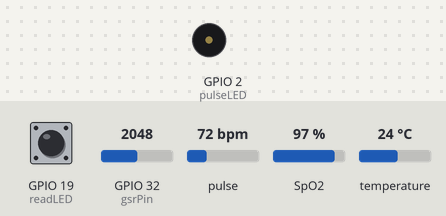
This sketch was run on a simulated ESP32. Shown: buzzer (waves = sounding). Inputs (shaded band) come from the test bench; at power-on: GPIO 19 (readLED) HIGH, GPIO 32 (gsrPin) = 2048, pulse 72 bpm, SpO2 97 %, temperature 24 °C. WiFi joins after 1.5 s; servers stay silent unless stated; what the sketch prints to the serial monitor is not drawn.

Above: at 1.6 s.
At 2.8 s:
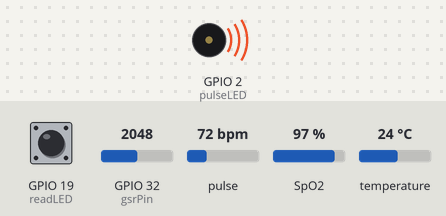
Timing chart, 0 to 6.8 s (numbered marks = the images above):
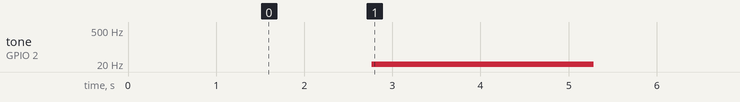

Measured:
- by itself, tone on GPIO 2 (pulseLED): silent → 6 Hz at 2.8 s, → 1 Hz 0.84 s later, → silent 1.7 s later

The sketch:

stress.ino
```cpp
#include <Wire.h>
#include "MAX30105.h"
#include "spo2_algorithm.h"
#include "heartRate.h"

MAX30105 particleSensor;

#define MAX_BRIGHTNESS 255

uint32_t irBuffer[100]; //infrared LED sensor data
uint32_t redBuffer[100];  //red LED sensor data

#define REPORTING_PERIOD_MS 1000 // frequency of updates sent to blynk app in ms

uint32_t tsLastReport = 0;  //stores the time the last update was sent to the blynk app

int32_t bufferLength; //data length
int32_t spo2; //SPO2 value
int8_t validSPO2; //indicator to show if the SPO2 calculation is valid
int32_t heartRate; //heart rate value calcualated as per Maxim's algorithm
int8_t validHeartRate; //indicator to show if the heart rate calculation is valid

byte pulseLED = 2; //onboard led on esp32 nodemcu
byte readLED = 19; //Blinks with each data read

long lastBeat = 0; //Time at which the last beat occurred

float beatsPerMinute; //stores the BPM as per custom algorithm
int beatAvg = 0, sp02Avg = 0; //stores the average BPM and SPO2
float ledBlinkFreq; //stores the frequency to blink the pulseLED

bool isFinger = false;

//Water level sensor
#define gsrPin 32
int gsrValue = 0;

//Firebase
#include <Arduino.h>
#include <WiFi.h>
#include <Firebase_ESP_Client.h>
// Provide the token generation process info.
#include <addons/TokenHelper.h>
// Provide the RTDB payload printing info and other helper functions.
#include <addons/RTDBHelper.h>
/* 1. Define the WiFi credentials */
#define WIFI_SSID "Autobonics_4G"
#define WIFI_PASSWORD "autobonics@27"
// For the following credentials, see examples/Authentications/SignInAsUser/EmailPassword/EmailPassword.ino
/* 2. Define the API Key */
#define API_KEY "AIzaSyAlvI8O1DKwBEO1re7ChF9pFRkCd_oK2MM"
/* 3. Define the RTDB URL */
#define DATABASE_URL "https://health-monitor-18283-default-rtdb.asia-southeast1.firebasedatabase.app/" //<databaseName>.firebaseio.com or <databaseName>.<region>.firebasedatabase.app
/* 4. Define the user Email and password that alreadey registerd or added in your project */
#define USER_EMAIL "device2@autobonics.com"
#define USER_PASSWORD "12345678"
// Define Firebase Data object
FirebaseData fbdo;
FirebaseAuth auth;
FirebaseConfig config;
unsigned long sendDataPrevMillis = 0;
// Variable to save USER UID
String uid;
//Databse
String path;


unsigned long printDataPrevMillis = 0;


void setup() {

  Serial.begin(115200);
  // //Water level
  pinMode(gsrPin, INPUT);

  //WIFI
  WiFi.begin(WIFI_SSID, WIFI_PASSWORD);
  Serial.print("Connecting to Wi-Fi");
  unsigned long ms = millis();
  while (WiFi.status() != WL_CONNECTED)
  {
    Serial.print(".");
    delay(300);
  }
  Serial.println();
  Serial.print("Connected with IP: ");
  Serial.println(WiFi.localIP());
  Serial.println();

  //FIREBASE
  Serial.printf("Firebase Client v%s\n\n", FIREBASE_CLIENT_VERSION);
  /* Assign the api key (required) */
  config.api_key = API_KEY;

  /* Assign the user sign in credentials */
  auth.user.email = USER_EMAIL;
  auth.user.password = USER_PASSWORD;

  /* Assign the RTDB URL (required) */
  config.database_url = DATABASE_URL;

  /* Assign the callback function for the long running token generation task */
  config.token_status_callback = tokenStatusCallback; // see addons/TokenHelper.h

  // Limit the size of response payload to be collected in FirebaseData
  fbdo.setResponseSize(2048);

  Firebase.begin(&config, &auth);

  // Comment or pass false value when WiFi reconnection will control by your code or third party library
  Firebase.reconnectWiFi(true);

  Firebase.setDoubleDigits(5);

  config.timeout.serverResponse = 10 * 1000;

  // Getting the user UID might take a few seconds
  Serial.println("Getting User UID");
  while ((auth.token.uid) == "") {
    Serial.print('.');
    delay(1000);
  }
  // Print user UID
  uid = auth.token.uid.c_str();
  Serial.print("User UID: ");
  Serial.println(uid);

  path = "devices/" + uid + "/reading";


  //Pulse oximeter
  ledcSetup(0, 0, 8); // PWM Channel = 0, Initial PWM Frequency = 0Hz, Resolution = 8 bits
  ledcAttachPin(pulseLED, 0); //attach pulseLED pin to PWM Channel 0
  ledcWrite(0, 255); //set PWM Channel Duty Cycle to 255
  Serial.print("Initializing Pulse Oximeter..");
  // Initialize sensor
  if (!particleSensor.begin(Wire, I2C_SPEED_FAST)) //Use default I2C port, 400kHz speed
  {
    Serial.println(F("MAX30105 was not found. Please check wiring/power."));
    while (1);
  }
  /*The following parameters should be tuned to get the best readings for IR and RED LED.
   *The perfect values varies depending on your power consumption required, accuracy, ambient light, sensor mounting, etc.
   *Refer Maxim App Notes to understand how to change these values
   *I got the best readings with these values for my setup. Change after going through the app notes.
   */
  byte ledBrightness = 50; //Options: 0=Off to 255=50mA
  byte sampleAverage = 1; //Options: 1, 2, 4, 8, 16, 32
  byte ledMode = 2; //Options: 1 = Red only, 2 = Red + IR, 3 = Red + IR + Green
  byte sampleRate = 100; //Options: 50, 100, 200, 400, 800, 1000, 1600, 3200
  int pulseWidth = 69; //Options: 69, 118, 215, 411
  int adcRange = 4096; //Options: 2048, 4096, 8192, 16384

  particleSensor.setup(ledBrightness, sampleAverage, ledMode, sampleRate, pulseWidth, adcRange); //Configure sensor with these settings
}

float temperature;

void loop() {
  readHrtBtSpo2();
}

void updateData() {
  if (Firebase.ready() && (millis() - sendDataPrevMillis > 5000 || sendDataPrevMillis == 0))
  {
    sendDataPrevMillis = millis();
    FirebaseJson json;
    json.set("gsr", gsrValue);
    json.set("hrt_rate", beatAvg);
    json.set("sp02", sp02Avg);
    json.set("temperature", temperature);
    json.set("isFinger", isFinger);
    json.set(F("ts/.sv"), F("timestamp"));
    Serial.printf("Set json... %s\n", Firebase.RTDB.set(&fbdo, path.c_str(), &json) ? "ok" : fbdo.errorReason().c_str());
    Serial.println("");
  }
}

void printData() {
  if (millis() - printDataPrevMillis > 2000 || printDataPrevMillis == 0)
  {
    printDataPrevMillis = millis();
    Serial.print("GSR: ");
    Serial.println(gsrValue);

    Serial.print(F("Temp = "));
    Serial.print( temperature , 4);
    Serial.print(F("\t HrtBeat= "));
    Serial.print(beatAvg, DEC);
    Serial.print(F("\t SPO2= "));
    Serial.print( sp02Avg , DEC);
    if(!isFinger) Serial.print(F("\t No finger!"));
    Serial.println("");
  }
}


void readGsrLevel() {
  gsrValue = analogRead(gsrPin);
}


void readHrtBtSpo2() {

  bufferLength = 100;
  //read the first 100 samples, and determine the signal range
  for (byte i = 0 ; i < bufferLength ; i++)
  {
    while (particleSensor.available() == false) //do we have new data?
    particleSensor.check(); //Check the sensor for new data

    redBuffer[i] = particleSensor.getIR();
    irBuffer[i] = particleSensor.getRed();
    particleSensor.nextSample(); //We're finished with this sample so move to next sample
    // Serial.print(F("red: "));
    // Serial.print(redBuffer[i], DEC);
    // Serial.print(F("\t ir: "));
    // Serial.println(irBuffer[i], DEC);
  }

  //calculate heart rate and SpO2 after first 100 samples (first 4 seconds of samples)
  maxim_heart_rate_and_oxygen_saturation(irBuffer, bufferLength, redBuffer, &spo2, &validSPO2, &heartRate, &validHeartRate);

  //Continuously taking samples from MAX30102.  Heart rate and SpO2 are calculated every 1 second
  while (1)
  {
    //dumping the first 25 sets of samples in the memory and shift the last 75 sets of samples to the top
    for (byte i = 25; i < 100; i++)
    {
      redBuffer[i - 25] = redBuffer[i];
      irBuffer[i - 25] = irBuffer[i];
    }

    //take 25 sets of samples before calculating the heart rate.
    for (byte i = 75; i < 100; i++)
    {
      while (particleSensor.available() == false) //do we have new data?
        particleSensor.check(); //Check the sensor for new data

      digitalWrite(readLED, !digitalRead(readLED)); //Blink onboard LED with every data read

      redBuffer[i] = particleSensor.getRed();
      irBuffer[i] = particleSensor.getIR();
      particleSensor.nextSample(); //We're finished with this sample so move to next sample

      //send samples and calculation result to terminal program through UART
      //Uncomment these statements to view the raw data during calibration of sensor.
      //When uncommented, beatsPerMinute will be slightly off.
      /*Serial.print(F("red: "));
      Serial.print(redBuffer[i], DEC);
      Serial.print(F("\t ir: "));
      Serial.print(irBuffer[i], DEC);
      Serial.print(F("\t HR="));
      Serial.print(heartRate, DEC);
      Serial.print(F("\t"));
      Serial.print(beatAvg, DEC);

      Serial.print(F("\t HRvalid="));
      Serial.print(validHeartRate, DEC);

      Serial.print(F("\t SPO2="));
      Serial.print(spo2, DEC);

      Serial.print(F("\t SPO2Valid="));
      Serial.println(validSPO2, DEC);*/

      long irValue = irBuffer[i];

      if(irValue < 50000){
        isFinger = false;
      } else {
        isFinger = true;
      }

      //Calculate BPM independent of Maxim Algorithm.
      if (checkForBeat(irValue) == true)
      {
        //We sensed a beat!
        long delta = millis() - lastBeat;
        lastBeat = millis();

        beatsPerMinute = 60 / (delta / 1000.0);
        beatAvg = (beatAvg+beatsPerMinute)/2;

        if(beatAvg != 0)
          ledBlinkFreq = (float)(60.0/beatAvg);
        else
          ledBlinkFreq = 0;
        ledcWriteTone(0, ledBlinkFreq);
      }
      if(millis() - lastBeat > 10000)
      {
        beatsPerMinute = 0;
        beatAvg = (beatAvg+beatsPerMinute)/2;

        if(beatAvg != 0)
          ledBlinkFreq = (float)(60.0/beatAvg);
        else
          ledBlinkFreq = 0;
        ledcWriteTone(0, ledBlinkFreq);
      }
    }

    //After gathering 25 new samples recalculate HR and SP02
    maxim_heart_rate_and_oxygen_saturation(irBuffer, bufferLength, redBuffer, &spo2, &validSPO2, &heartRate, &validHeartRate);

    // Serial.print(beatAvg, DEC);

    // Serial.print(F("\t HRvalid="));
    // Serial.print(validHeartRate, DEC);

    // Serial.print(F("\t SPO2="));
    // Serial.print( sp02Avg , DEC);

    // Serial.print(F("\t SPO2Valid="));
    // Serial.println(validSPO2, DEC);

    //Calculates average SPO2 to display smooth transitions on Blynk App
    if(validSPO2 == 1 && spo2 < 100 && spo2 > 0)
    {
      sp02Avg = (sp02Avg+spo2)/2;
    }
    else
    {
      spo2 = 0;
      sp02Avg = (sp02Avg+spo2)/2;
    }

    temperature = particleSensor.readTemperature();

    readGsrLevel();
    printData();
    updateData();
  }
}
```
